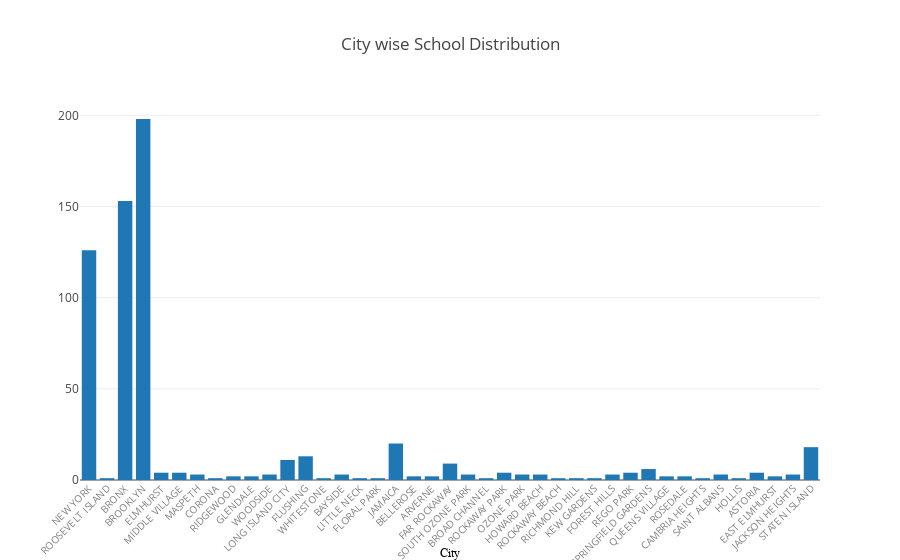

Notebook cell for this chart:
### Code cell
fig = plot_city_hist(df_schools, 'City wise School Distribution')
iplot(fig)

### Figure 1 — Plotly figure (JSON) as saved in the notebook; plotly's stock layout.template omitted (floating-point values rounded to 4 significant figures; data arrays with more than 128 entries replaced by an {"elided": "..."} marker saying what was removed)
{"data": [{"type": "histogram", "uid": "3a5a8d88-d78b-11e8-b8bf-104a7d033c24", "x": {"elided": "626 str values"}}], "layout": {"title": "City wise School Distribution", "xaxis": {"showticklabels": true, "tickangle": -45, "tickfont": {"color": "grey", "size": 10}, "title": "City", "titlefont": {"color": "black", "family": "Arial, sans-serif", "size": 12}}}}
